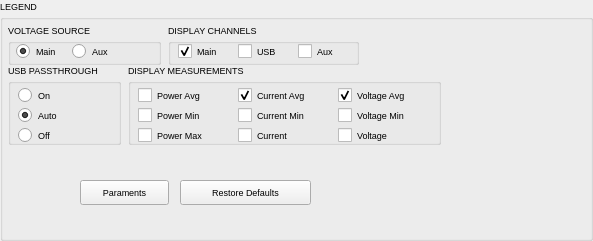
   <widget class="QGroupBox" name="groupBox">
    <property name="geometry">
     <rect>
      <x>8</x>
      <y>496</y>
      <width>593</width>
      <height>241</height>
     </rect>
    </property>
    <property name="font">
     <font>
      <pointsize>7</pointsize>
     </font>
    </property>
    <property name="title">
     <string>LEGEND</string>
    </property>
    <widget class="QGroupBox" name="groupBox_2">
     <property name="geometry">
      <rect>
       <x>8</x>
       <y>24</y>
       <width>153</width>
       <height>41</height>
      </rect>
     </property>
     <property name="title">
      <string>VOLTAGE SOURCE</string>
     </property>
     <widget class="QRadioButton" name="radioButton">
      <property name="geometry">
       <rect>
        <x>8</x>
        <y>16</y>
        <width>49</width>
        <height>23</height>
       </rect>
      </property>
      <property name="text">
       <string>Main</string>
      </property>
      <property name="checked">
       <bool>true</bool>
      </property>
     </widget>
     <widget class="QRadioButton" name="radioButton_2">
      <property name="geometry">
       <rect>
        <x>64</x>
        <y>16</y>
        <width>49</width>
        <height>23</height>
       </rect>
      </property>
      <property name="text">
       <string>Aux</string>
      </property>
     </widget>
    </widget>
    <widget class="QGroupBox" name="groupBox_3">
     <property name="geometry">
      <rect>
       <x>8</x>
       <y>64</y>
       <width>113</width>
       <height>81</height>
      </rect>
     </property>
     <property name="title">
      <string>USB PASSTHROUGH</string>
     </property>
     <widget class="QRadioButton" name="radioButton_3">
      <property name="geometry">
       <rect>
        <x>10</x>
        <y>20</y>
        <width>61</width>
        <height>23</height>
       </rect>
      </property>
      <property name="text">
       <string>On</string>
      </property>
     </widget>
     <widget class="QRadioButton" name="radioButton_4">
      <property name="geometry">
       <rect>
        <x>10</x>
        <y>40</y>
        <width>61</width>
        <height>23</height>
       </rect>
      </property>
      <property name="text">
       <string>Auto</string>
      </property>
      <property name="checked">
       <bool>true</bool>
      </property>
     </widget>
     <widget class="QRadioButton" name="radioButton_5">
      <property name="geometry">
       <rect>
        <x>10</x>
        <y>60</y>
        <width>61</width>
        <height>23</height>
       </rect>
      </property>
      <property name="text">
       <string>Off</string>
      </property>
     </widget>
    </widget>
    <widget class="QGroupBox" name="groupBox_4">
     <property name="geometry">
      <rect>
       <x>168</x>
       <y>24</y>
       <width>191</width>
       <height>41</height>
      </rect>
     </property>
     <property name="title">
      <string>DISPLAY CHANNELS</string>
     </property>
     <widget class="QCheckBox" name="checkBox">
      <property name="geometry">
       <rect>
        <x>10</x>
        <y>16</y>
        <width>61</width>
        <height>23</height>
       </rect>
      </property>
      <property name="text">
       <string>Main</string>
      </property>
      <property name="checked">
       <bool>true</bool>
      </property>
     </widget>
     <widget class="QCheckBox" name="checkBox_2">
      <property name="geometry">
       <rect>
        <x>70</x>
        <y>16</y>
        <width>61</width>
        <height>23</height>
       </rect>
      </property>
      <property name="text">
       <string>USB</string>
      </property>
     </widget>
     <widget class="QCheckBox" name="checkBox_3">
      <property name="geometry">
       <rect>
        <x>130</x>
        <y>16</y>
        <width>61</width>
        <height>23</height>
       </rect>
      </property>
      <property name="text">
       <string>Aux</string>
      </property>
     </widget>
    </widget>
    <widget class="QGroupBox" name="groupBox_5">
     <property name="geometry">
      <rect>
       <x>128</x>
       <y>64</y>
       <width>313</width>
       <height>81</height>
      </rect>
     </property>
     <property name="title">
      <string>DISPLAY MEASUREMENTS</string>
     </property>
     <widget class="QCheckBox" name="checkBox_4">
      <property name="geometry">
       <rect>
        <x>10</x>
        <y>20</y>
        <width>92</width>
        <height>23</height>
       </rect>
      </property>
      <property name="text">
       <string>Power Avg</string>
      </property>
     </widget>
     <widget class="QCheckBox" name="checkBox_5">
      <property name="geometry">
       <rect>
        <x>10</x>
        <y>40</y>
        <width>92</width>
        <height>23</height>
       </rect>
      </property>
      <property name="text">
       <string>Power Min</string>
      </property>
     </widget>
     <widget class="QCheckBox" name="checkBox_6">
      <property name="geometry">
       <rect>
        <x>10</x>
        <y>60</y>
        <width>92</width>
        <height>23</height>
       </rect>
      </property>
      <property name="text">
       <string>Power Max</string>
      </property>
     </widget>
     <widget class="QCheckBox" name="checkBox_7">
      <property name="geometry">
       <rect>
        <x>110</x>
        <y>60</y>
        <width>92</width>
        <height>23</height>
       </rect>
      </property>
      <property name="text">
       <string>Current</string>
      </property>
     </widget>
     <widget class="QCheckBox" name="checkBox_8">
      <property name="geometry">
       <rect>
        <x>110</x>
        <y>20</y>
        <width>92</width>
        <height>23</height>
       </rect>
      </property>
      <property name="text">
       <string>Current Avg</string>
      </property>
      <property name="checked">
       <bool>true</bool>
      </property>
     </widget>
     <widget class="QCheckBox" name="checkBox_9">
      <property name="geometry">
       <rect>
        <x>110</x>
        <y>40</y>
        <width>92</width>
        <height>23</height>
       </rect>
      </property>
      <property name="text">
       <string>Current Min</string>
      </property>
     </widget>
     <widget class="QCheckBox" name="checkBox_10">
      <property name="geometry">
       <rect>
        <x>210</x>
        <y>60</y>
        <width>92</width>
        <height>23</height>
       </rect>
      </property>
      <property name="text">
       <string>Voltage</string>
      </property>
     </widget>
     <widget class="QCheckBox" name="checkBox_11">
      <property name="geometry">
       <rect>
        <x>210</x>
        <y>40</y>
        <width>92</width>
        <height>23</height>
       </rect>
      </property>
      <property name="text">
       <string>Voltage Min</string>
      </property>
     </widget>
     <widget class="QCheckBox" name="checkBox_12">
      <property name="geometry">
       <rect>
        <x>210</x>
        <y>20</y>
        <width>92</width>
        <height>23</height>
       </rect>
      </property>
      <property name="text">
       <string>Voltage Avg</string>
      </property>
      <property name="checked">
       <bool>true</bool>
      </property>
     </widget>
    </widget>
    <widget class="QPushButton" name="btnParaments">
     <property name="geometry">
      <rect>
       <x>80</x>
       <y>180</y>
       <width>89</width>
       <height>25</height>
      </rect>
     </property>
     <property name="text">
      <string>Paraments</string>
     </property>
    </widget>
    <widget class="QPushButton" name="btnRestoreDefaults">
     <property name="geometry">
      <rect>
       <x>180</x>
       <y>180</y>
       <width>131</width>
       <height>25</height>
      </rect>
     </property>
     <property name="text">
      <string>Restore Defaults</string>
     </property>
    </widget>
   </widget>
